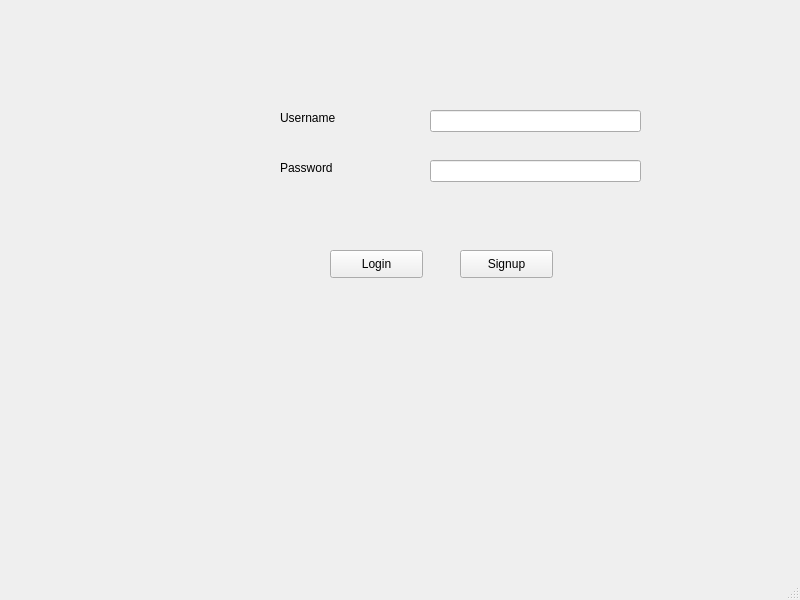
<?xml version="1.0" encoding="UTF-8"?>
<ui version="4.0">
 <class>MainWindow</class>
 <widget class="QMainWindow" name="MainWindow">
  <property name="geometry">
   <rect>
    <x>0</x>
    <y>0</y>
    <width>800</width>
    <height>600</height>
   </rect>
  </property>
  <property name="windowTitle">
   <string>MainWindow</string>
  </property>
  <widget class="QWidget" name="centralwidget">
   <widget class="QLineEdit" name="username_lineEdit">
    <property name="geometry">
     <rect>
      <x>430</x>
      <y>110</y>
      <width>211</width>
      <height>22</height>
     </rect>
    </property>
   </widget>
   <widget class="QLineEdit" name="password_lineEdit">
    <property name="geometry">
     <rect>
      <x>430</x>
      <y>160</y>
      <width>211</width>
      <height>22</height>
     </rect>
    </property>
   </widget>
   <widget class="QLabel" name="label">
    <property name="geometry">
     <rect>
      <x>280</x>
      <y>110</y>
      <width>91</width>
      <height>16</height>
     </rect>
    </property>
    <property name="text">
     <string>Username</string>
    </property>
   </widget>
   <widget class="QLabel" name="label_2">
    <property name="geometry">
     <rect>
      <x>280</x>
      <y>160</y>
      <width>91</width>
      <height>16</height>
     </rect>
    </property>
    <property name="text">
     <string>Password</string>
    </property>
   </widget>
   <widget class="QPushButton" name="login_button">
    <property name="geometry">
     <rect>
      <x>330</x>
      <y>250</y>
      <width>93</width>
      <height>28</height>
     </rect>
    </property>
    <property name="text">
     <string>Login</string>
    </property>
   </widget>
   <widget class="QPushButton" name="signup_button">
    <property name="geometry">
     <rect>
      <x>460</x>
      <y>250</y>
      <width>93</width>
      <height>28</height>
     </rect>
    </property>
    <property name="text">
     <string>Signup</string>
    </property>
   </widget>
  </widget>
  <widget class="QMenuBar" name="menubar">
   <property name="geometry">
    <rect>
     <x>0</x>
     <y>0</y>
     <width>800</width>
     <height>26</height>
    </rect>
   </property>
  </widget>
  <widget class="QStatusBar" name="statusbar"/>
 </widget>
 <resources/>
 <connections/>
</ui>
